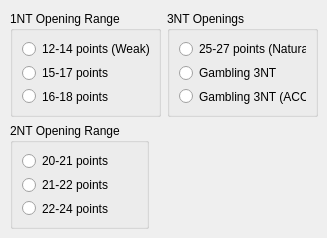
   <widget class="QWidget" name="bidNoTrumpsPage">
    <attribute name="title">
     <string>NT Range</string>
    </attribute>
    <widget class="QWidget" name="layoutWidget">
     <property name="geometry">
      <rect>
       <x>10</x>
       <y>11</y>
       <width>308</width>
       <height>218</height>
      </rect>
     </property>
     <layout class="QVBoxLayout" name="verticalLayout_23">
      <item>
       <layout class="QHBoxLayout" name="horizontalLayout_4">
        <item>
         <widget class="QGroupBox" name="groupBox_8">
          <property name="title">
           <string>1NT Opening Range</string>
          </property>
          <layout class="QVBoxLayout" name="verticalLayout_20">
           <item>
            <layout class="QVBoxLayout" name="verticalLayout_17">
             <item>
              <widget class="QRadioButton" name="oneNTRange12_14">
               <property name="text">
                <string>12-14 points (Weak)</string>
               </property>
              </widget>
             </item>
             <item>
              <widget class="QRadioButton" name="oneNTRange15_17">
               <property name="text">
                <string>15-17 points</string>
               </property>
              </widget>
             </item>
             <item>
              <widget class="QRadioButton" name="oneNTRange16_18">
               <property name="text">
                <string>16-18 points</string>
               </property>
              </widget>
             </item>
            </layout>
           </item>
          </layout>
         </widget>
        </item>
        <item>
         <widget class="QGroupBox" name="groupBox_9">
          <property name="title">
           <string>3NT Openings</string>
          </property>
          <layout class="QVBoxLayout" name="verticalLayout_22">
           <item>
            <layout class="QVBoxLayout" name="verticalLayout_19">
             <item>
              <widget class="QRadioButton" name="threNTRange25_27">
               <property name="text">
                <string>25-27 points (Natural)</string>
               </property>
              </widget>
             </item>
             <item>
              <widget class="QRadioButton" name="gambling3NT">
               <property name="text">
                <string>Gambling 3NT</string>
               </property>
              </widget>
             </item>
             <item>
              <widget class="QRadioButton" name="gambling3NT_ACOL">
               <property name="text">
                <string>Gambling 3NT (ACOL)</string>
               </property>
              </widget>
             </item>
            </layout>
           </item>
          </layout>
         </widget>
        </item>
       </layout>
      </item>
      <item>
       <layout class="QHBoxLayout" name="horizontalLayout_5">
        <item>
         <widget class="QGroupBox" name="groupBox_10">
          <property name="title">
           <string>2NT Opening Range</string>
          </property>
          <layout class="QVBoxLayout" name="verticalLayout_21">
           <item>
            <layout class="QVBoxLayout" name="verticalLayout_18">
             <item>
              <widget class="QRadioButton" name="twoNTRange20_21">
               <property name="text">
                <string>20-21 points</string>
               </property>
              </widget>
             </item>
             <item>
              <widget class="QRadioButton" name="twoNTRange21_22">
               <property name="text">
                <string>21-22 points</string>
               </property>
              </widget>
             </item>
             <item>
              <widget class="QRadioButton" name="twoNTRange22_24">
               <property name="text">
                <string>22-24 points</string>
               </property>
              </widget>
             </item>
            </layout>
           </item>
          </layout>
         </widget>
        </item>
        <item>
         <spacer name="horizontalSpacer_6">
          <property name="orientation">
           <enum>Qt::Horizontal</enum>
          </property>
          <property name="sizeHint" stdset="0">
           <size>
            <width>40</width>
            <height>20</height>
           </size>
          </property>
         </spacer>
        </item>
       </layout>
      </item>
     </layout>
    </widget>
   </widget>
